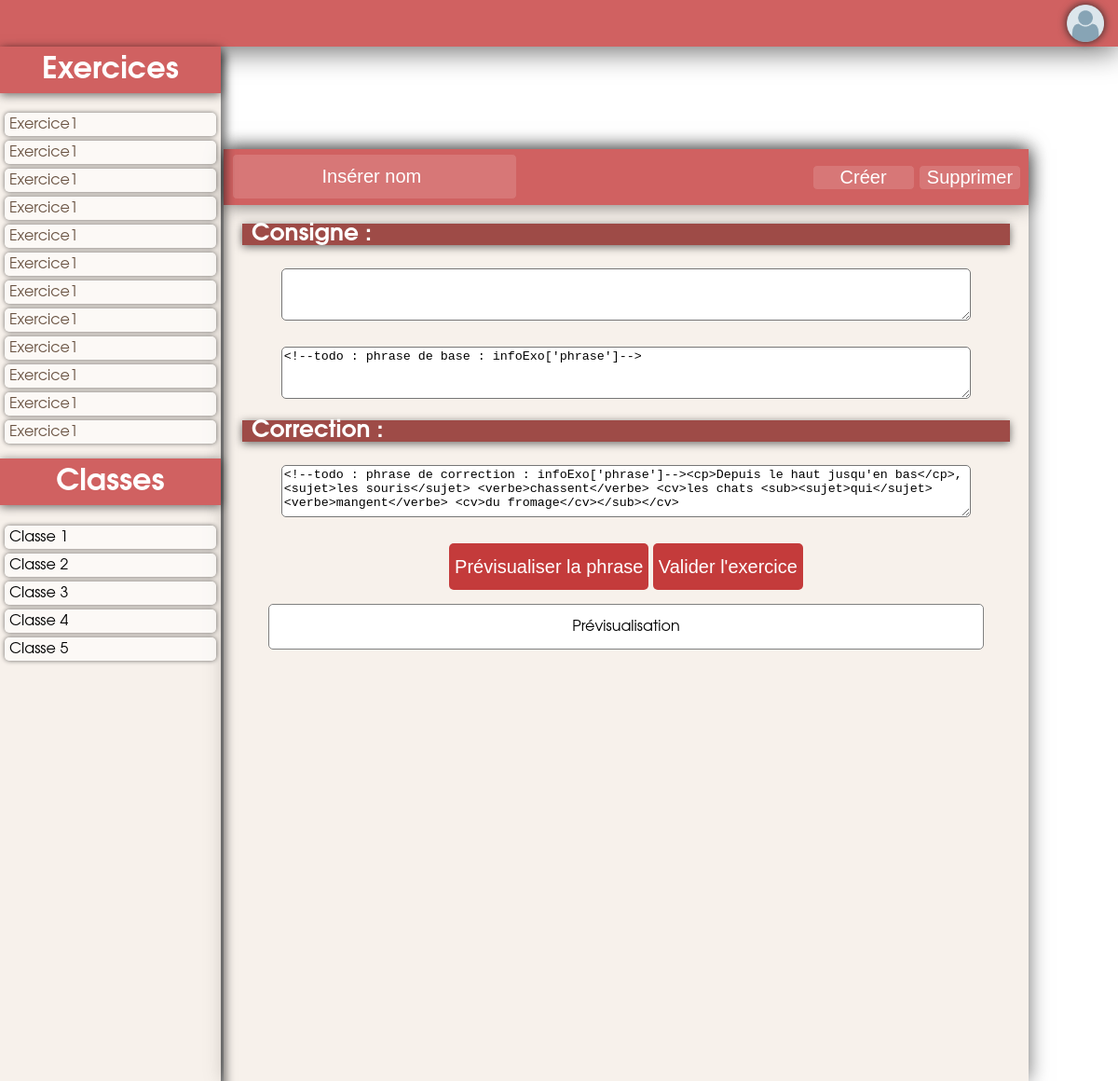
/interface_menu_prof.php, run on an earlier commit of the app's database.
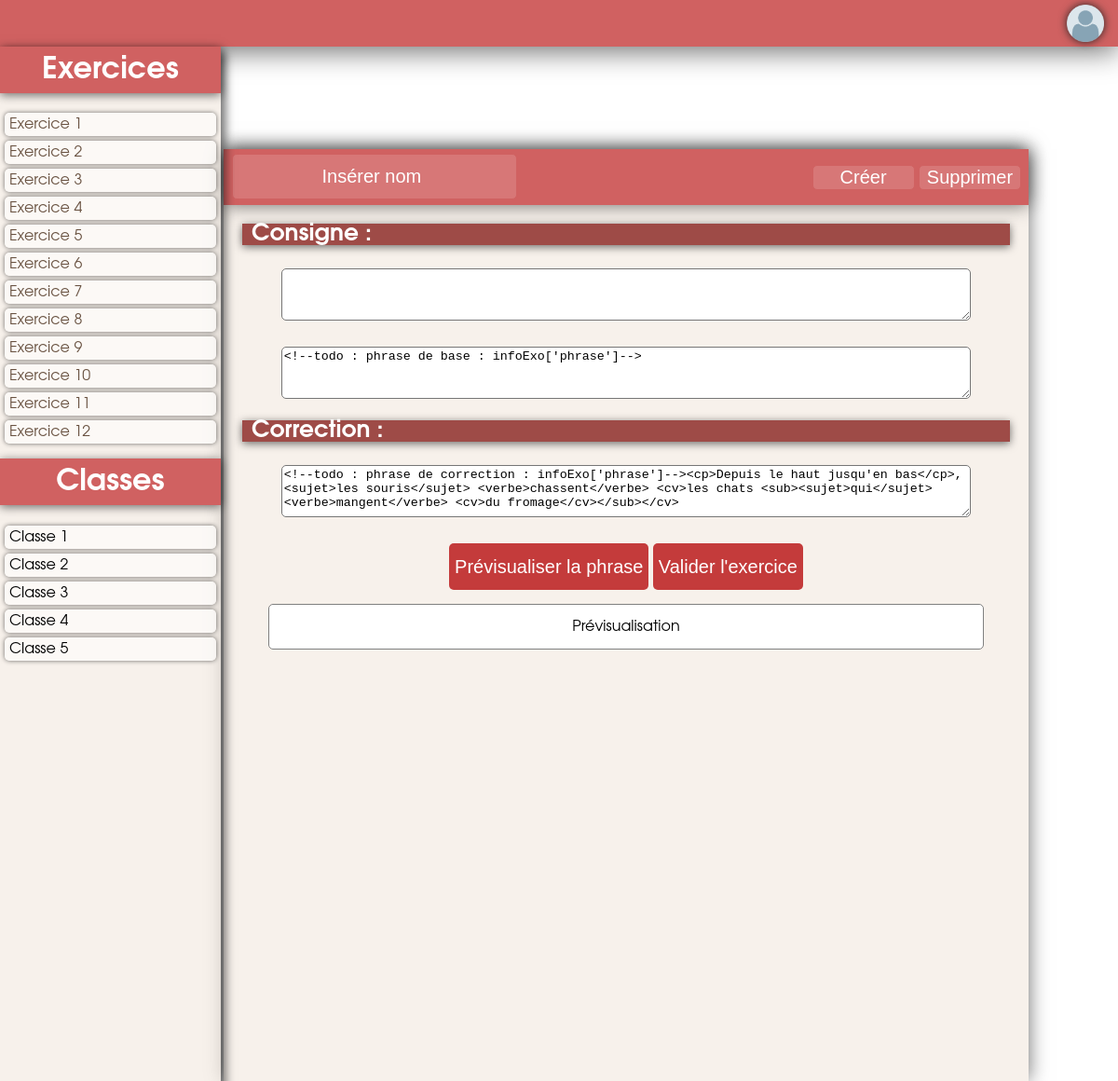
And on a later commit of the database.
### tables this page shows
CREATE TABLE "Exercices"(
  "pk_exercice" INTEGER PRIMARY KEY AUTOINCREMENT NOT NULL,
  "nom_exercice" VARCHAR(45),
  "fk_niveau" INTEGER,
  "fk_classe" INTEGER,
  "enonce" VARCHAR(45),
  "fk_section" INTEGER,
  "fk_typeExercice" INTEGER,
  "fk_professeur" INTEGER,
  CONSTRAINT "fk_niveau"
    FOREIGN KEY("fk_niveau")
    REFERENCES "Niveaux"("pk_niveaux"),
  CONSTRAINT "fk_classe"
    FOREIGN KEY("fk_classe")
    REFERENCES "Classes"("pk_classe"),
  CONSTRAINT "fk_section"
    FOREIGN KEY("fk_section")
    REFERENCES "Sections"("pk_section"),
  CONSTRAINT "fk_typeExercice"
    FOREIGN KEY("fk_typeExercice")
    REFERENCES "TypesExercice"("pk_typeExercice"),
  CONSTRAINT "fk_professeur"
    FOREIGN KEY("fk_professeur")
    REFERENCES "Professeurs"("pk_professeur")
);

### src/lib/lib.php (the view, shortened to what this page needs)
<?php
$db= new SQLite3('src\db\gramml.db');
function getAllEx(){
        GLOBAL $db;
	$req= "SELECT * FROM Exercices";
	$t = $db->query($req);
	return $t;
}
function listeExo(){
    $allEx=getAllEx();
    $listeExos = "";
    while ($row = $allEx->fetchArray(SQLITE3_ASSOC )) {
                            $nomExercice = $row['nom_exercice'];
                            $pkExercice = $row['pk_exercice'];
                             $listeExos .= "<a href='interface_menu_prof.php?exo_id=$pkExercice'><li>";
                             $listeExos .= "$nomExercice</li></a>";
                        }
    return $listeExos;
}
function getAllInfoExoById($id){
    if($id == 0)
    {
        $professeur = 0;
        $typeEx=0;
        $section=0;
        $enonce="";
        $classe=0;
        $level=0;
        $nomExercice = "Insérer nom";
        $infoExo= array(
            "nomExercice" =>$nomExercice,
            "level" =>$level,
            "classe" =>$classe,
            "enonce" =>$enonce,
            "section" =>$section,
            "typeEx" =>$typeEx,
            "professeur" =>$professeur,
        );
        return $infoExo;
    }
    $infoExo= array(
        "nomExercice" =>$nomExercice,
        "level" =>$level,
        "classe" =>$classe,
        "enonce" =>$enonce,
        "section" =>$section,
        "typeEx" =>$typeEx,
        "professeur" =>$professeur,
    );
    return $infoExo;
}
?>

### interface_menu_prof.php (shortened to what this page needs)
<!DOCTYPE html>
<?php
    include 'src\lib\lib.php';
    $listeExos = listeExo();
?>
<html>
    <head>
        <link href="style.css" rel="stylesheet" type="text/css">
        <link href="src/img/gramml_balises.css" rel="stylesheet" type="text/css">
    </head>
    <body>
        <header class="header">
            <div>
                <a href="index.php">
                <img src="src/img/user.png" alt="user" align="right" style="margin-top:5px; margin-right:15px; width:40px;height:40px;-webkit-filter: drop-shadow(0px 0px 5px #222 );filter: drop-shadow(0px 0px 5px #222);">
                </a>
            </div>
        </header>
         <div id="navbar">
            <div id="listeexercices">
                <h1>Exercices</h1>
                <ul>
                    <?php
                       echo $listeExos;
                    ?>
                </ul>
            </div>
             <div id="listeclasses">
                <h1>Classes</h1>
                <ul>
                    <li>Classe 1</li>
                    <li>Classe 2</li>
                    <li>Classe 3</li>
                    <li>Classe 4</li>
                    <li>Classe 5</li>
                </ul>
            </div>
        </div>
        <div id="page">
            <div id="exo">
                    <form id='exo_form' method='post'>
                        <div class="header_exo">
                        <?php
                        $id =$_GET['exo_id'];
                        $infoExo = getAllInfoExoById($id);?>
                        <input type="text" placeholder= '<?=$infoExo['nomExercice']?> '/>
                        <div class="btn_addsup">
                        <button type="button" id="btn_add" href="interface_menu_prof.php?exo_id=0">Créer</button>
                        <button type="button" id="btn_sup" >Supprimer</button>
                        </div>
                        </div>
                    </form>
                     <h2>Consigne :</h2>
                     <textarea name="consigne" cols="50" row="5"><?=$infoExo['enonce'];?></textarea>
					   <textarea id="phrase_base" cols="50" row="5"></textarea>
                     <h2>Correction :</h2>
                     <textarea id="phrase_codee" rows="15" cols="100%">&lt;cp&gt;Depuis le haut jusqu'en bas&lt;/cp&gt;, &lt;sujet&gt;les souris&lt;/sujet&gt; &lt;verbe&gt;chassent&lt;/verbe&gt; &lt;cv&gt;les chats &lt;sub&gt;&lt;sujet&gt;qui&lt;/sujet&gt; &lt;verbe&gt;mangent&lt;/verbe&gt; &lt;cv&gt;du fromage&lt;/cv&gt;&lt;/sub&gt;&lt;/cv&gt;</textarea>
                     <br/>
						<button type="button" class="prev_button" onclick="analyse();">Prévisualiser la phrase</button>
                     <input type="submit" class="prev_button" value="Valider l'exercice"/>
                     <br/>
                        <p id="phrase_analyse" class="visualisation">Prévisualisation</p>
            </div>
        </div>
    </body>
</html>

### style.css (style rules this page uses)
.header { background-color:#D06161; height : 50px ; box-shadow : 0px 5px 30px #00000091; border-left:-5px; border-right:-5px; }
body { font-family: 'Avantgarde', TeX Gyre Adventor, URW Gothic L, sans-serif; padding: 0; margin: 0; background: url("http://christopher.rolin.free.fr/GramML/img/back.jpg") no-repeat; background-size: cover; background-repeat: no-repeat; background-attachment: fixed; }
h1 { text-align: center; color: black; }
.header a { color: white; margin-left: 10px; border-left: 10px; border-right: 10px; text-decoration:none; margin-right: 20px; }
#navbar { width: auto; height: 100%; position: fixed; background-color: #F4EBE2AA; box-shadow : 5px 6px 10px #00000091; font-weight: 100; z-index: 1; }
#page { width: 80%; height: auto; position: absolute; right: 0; font-weight: 100; }
#exo { width: 90%; height: 1000px; background-color: #F4EBE2AA; margin: auto; margin-top: 110px; margin-right:10% ; margin-bottom: auto; text-align: center; box-shadow : 0px 0px 20px #00000091; z-index: 0; }
.header_exo { background-color: #D06161; height: 60px; box-shadow : 0px 0px 20px #00000091; color: white; text-align: left; position: relative; }
.header_exo input[type=text] { border-radius: 5px; font-size: 20px; border:1px solid #D06161; outline: none; color: white; background-color: #ffffff24; text-align: center; margin: auto; margin-left: 1%; width: 300px; margin-top: 5px; height: 75%; }
.btn_addsup { position: absolute; top: 27.5%; right: 8px; }
#btn_add, #btn_sup { background-color: #ffffff24; border-radius: 5px; font-size: 20px; text-align: center; width: 110px; color: white; border:1px solid #D06161;; outline: none; }
#exo ::placeholder { color: white; }
#exo textarea { resize: vertical; border-radius: 5px; margin-top: 25px; width: 85%; height: 50px; }
#exo h2 { background-color: #9e4b47; box-shadow : 0px 2px 10px #00000091; padding-left: 10px; color: white; margin: auto; text-align: left; margin-left: 20px; margin-right: 20px; margin-top: 20px; height: auto; font-size: 25px; }
#listeexercices { background-color: #F4EBE200; }
#navbar li { list-style-type:none; margin-top: 5px; margin-bottom: 5px; background-color:#ffffff8f; border-radius: 5px; padding:5px; box-shadow : 0px 0px 5px #00000091; animation:scale-down-center .4s cubic-bezier(.39,.575,.565,1.000) both }
#navbar ul { padding-left: 5px; padding-right: 5px; }
#listeexercices h1 { box-shadow : 0px 2px 10px #00000091; color: white; background-color: #D06161; margin-top: auto; height: auto; width: auto; padding-top: 10px; padding-bottom: 10px; padding-left: 45px; padding-right: 45px; }
#listeclasses { background-color: #F4EBE200; }
#listeclasses h1 { box-shadow : 0px 2px 10px #00000091; color: white; background-color: #D06161; margin-top: auto; height: auto; width: auto; padding-top: 10px; padding-bottom: 10px; padding-left: 45px; padding-right: 45px; }
#navbar a { color: #695241; text-decoration:none; }
.visualisation { background-color:white; padding : 1em; font-size:1em; margin:auto; width: 85%; border-radius: 5px; border: 1px solid grey; margin-top: 15px; }
.prev_button { font-size: 20px; border:none; margin: auto; height: 50px; background-color: #c43b3b; color: white; border-radius: 5px; margin-top: 25px; }

What changed in the data, as far as the page shows it:
changed exercices: nom_exercice "Exercice1" → "Exercice 1"
changed exercices: nom_exercice "Exercice1" → "Exercice 2"
changed exercices: nom_exercice "Exercice1" → "Exercice 3"
changed exercices: nom_exercice "Exercice1" → "Exercice 4"
changed exercices: nom_exercice "Exercice1" → "Exercice 5"
changed exercices: nom_exercice "Exercice1" → "Exercice 6"
changed exercices: nom_exercice "Exercice1" → "Exercice 7"
changed exercices: nom_exercice "Exercice1" → "Exercice 8"
changed exercices: nom_exercice "Exercice1" → "Exercice 9"
changed exercices: nom_exercice "Exercice1" → "Exercice 10"
changed exercices: nom_exercice "Exercice1" → "Exercice 11"
changed exercices: nom_exercice "Exercice1" → "Exercice 12"
